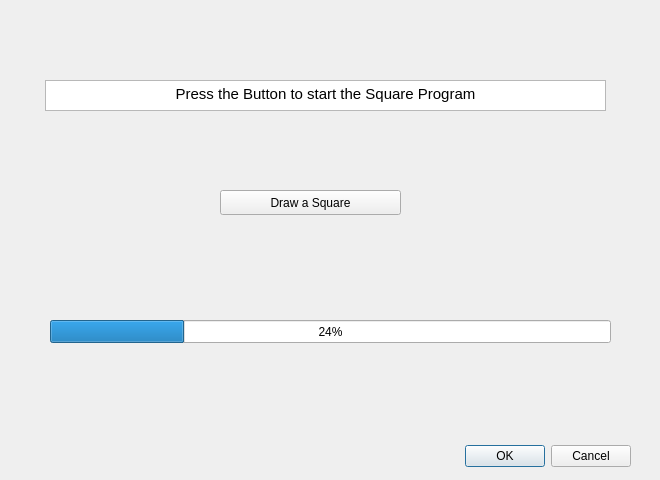
<?xml version="1.0" encoding="UTF-8"?>
<ui version="4.0">
 <class>Dialog</class>
 <widget class="QDialog" name="Dialog">
  <property name="geometry">
   <rect>
    <x>0</x>
    <y>0</y>
    <width>660</width>
    <height>480</height>
   </rect>
  </property>
  <property name="windowTitle">
   <string>Dialog</string>
  </property>
  <widget class="QDialogButtonBox" name="buttonBox">
   <property name="geometry">
    <rect>
     <x>10</x>
     <y>440</y>
     <width>621</width>
     <height>32</height>
    </rect>
   </property>
   <property name="orientation">
    <enum>Qt::Horizontal</enum>
   </property>
   <property name="standardButtons">
    <set>QDialogButtonBox::Cancel|QDialogButtonBox::Ok</set>
   </property>
  </widget>
  <widget class="QProgressBar" name="progressBar">
   <property name="geometry">
    <rect>
     <x>50</x>
     <y>320</y>
     <width>561</width>
     <height>23</height>
    </rect>
   </property>
   <property name="value">
    <number>24</number>
   </property>
  </widget>
  <widget class="QTextBrowser" name="textBrowser_3">
   <property name="geometry">
    <rect>
     <x>45</x>
     <y>80</y>
     <width>561</width>
     <height>31</height>
    </rect>
   </property>
   <property name="html">
    <string>&lt;!DOCTYPE HTML PUBLIC &quot;-//W3C//DTD HTML 4.0//EN&quot; &quot;http://www.w3.org/TR/REC-html40/strict.dtd&quot;&gt;
&lt;html&gt;&lt;head&gt;&lt;meta name=&quot;qrichtext&quot; content=&quot;1&quot; /&gt;&lt;style type=&quot;text/css&quot;&gt;
p, li { white-space: pre-wrap; }
&lt;/style&gt;&lt;/head&gt;&lt;body style=&quot; font-family:'Ubuntu'; font-size:11pt; font-weight:400; font-style:normal;&quot;&gt;
&lt;p align=&quot;center&quot; style=&quot; margin-top:0px; margin-bottom:0px; margin-left:0px; margin-right:0px; -qt-block-indent:0; text-indent:0px;&quot;&gt;Press the Button to start the Square Program&lt;/p&gt;&lt;/body&gt;&lt;/html&gt;</string>
   </property>
  </widget>
  <widget class="QPushButton" name="pushButton">
   <property name="geometry">
    <rect>
     <x>220</x>
     <y>190</y>
     <width>181</width>
     <height>25</height>
    </rect>
   </property>
   <property name="text">
    <string>Draw a Square</string>
   </property>
  </widget>
 </widget>
 <resources/>
 <connections>
  <connection>
   <sender>buttonBox</sender>
   <signal>accepted()</signal>
   <receiver>Dialog</receiver>
   <slot>accept()</slot>
   <hints>
    <hint type="sourcelabel">
     <x>248</x>
     <y>254</y>
    </hint>
    <hint type="destinationlabel">
     <x>157</x>
     <y>274</y>
    </hint>
   </hints>
  </connection>
  <connection>
   <sender>buttonBox</sender>
   <signal>rejected()</signal>
   <receiver>Dialog</receiver>
   <slot>reject()</slot>
   <hints>
    <hint type="sourcelabel">
     <x>316</x>
     <y>260</y>
    </hint>
    <hint type="destinationlabel">
     <x>286</x>
     <y>274</y>
    </hint>
   </hints>
  </connection>
 </connections>
</ui>
